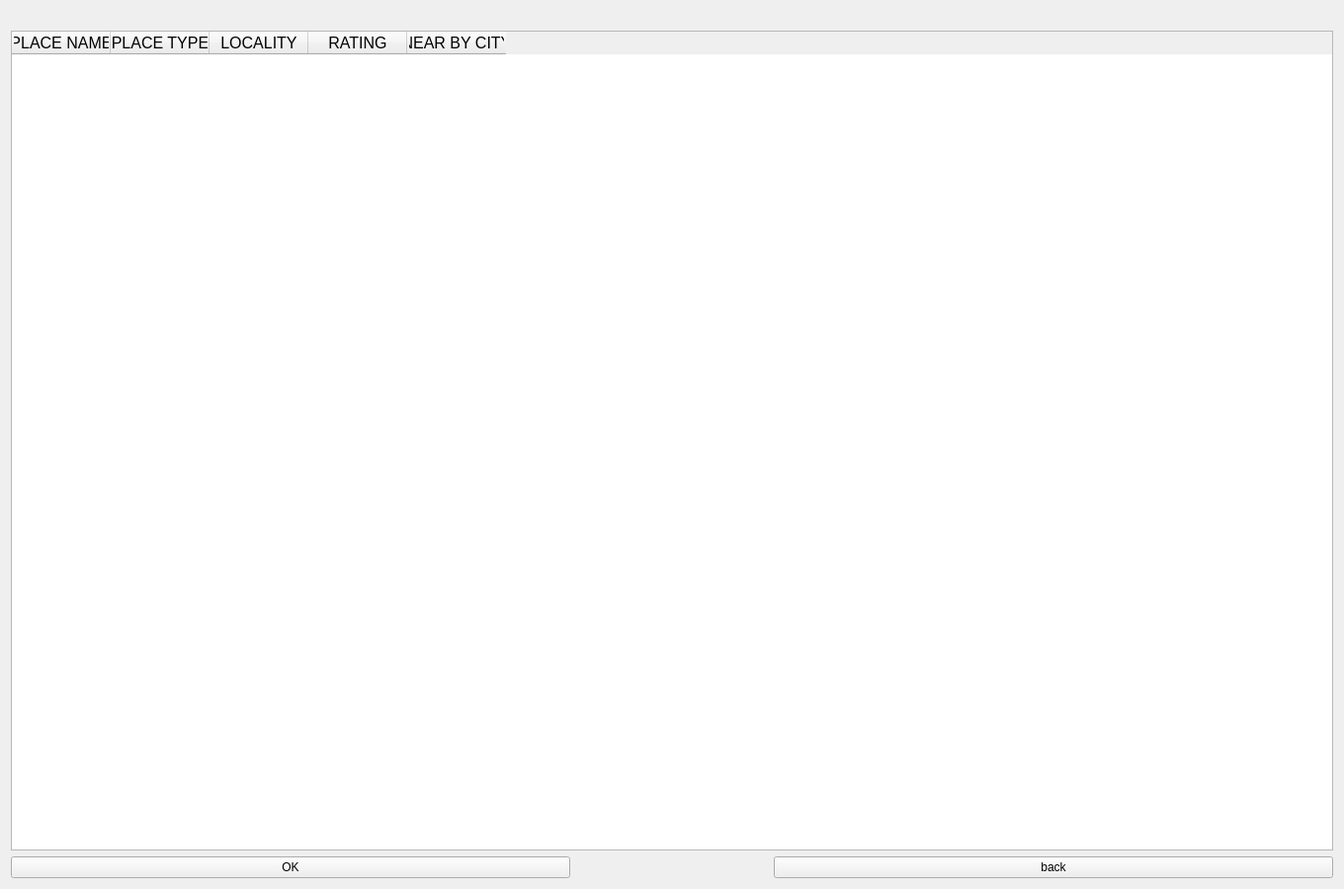
<?xml version="1.0" encoding="UTF-8"?>
<ui version="4.0">
 <class>Form</class>
 <widget class="QWidget" name="Form">
  <property name="geometry">
   <rect>
    <x>0</x>
    <y>0</y>
    <width>1360</width>
    <height>900</height>
   </rect>
  </property>
  <property name="sizePolicy">
   <sizepolicy hsizetype="Preferred" vsizetype="Preferred">
    <horstretch>0</horstretch>
    <verstretch>0</verstretch>
   </sizepolicy>
  </property>
  <property name="contextMenuPolicy">
   <enum>Qt::DefaultContextMenu</enum>
  </property>
  <property name="windowTitle">
   <string>Places</string>
  </property>
  <layout class="QVBoxLayout" name="verticalLayout">
   <item>
    <widget class="QLabel" name="label">
     <property name="sizePolicy">
      <sizepolicy hsizetype="Preferred" vsizetype="Preferred">
       <horstretch>0</horstretch>
       <verstretch>0</verstretch>
      </sizepolicy>
     </property>
     <property name="text">
      <string/>
     </property>
     <property name="pixmap">
      <pixmap>../ImageFile/sunrise.gif</pixmap>
     </property>
     <property name="scaledContents">
      <bool>true</bool>
     </property>
    </widget>
   </item>
   <item>
    <widget class="QTableWidget" name="tableWidget">
     <property name="font">
      <font>
       <family>Nirmala UI</family>
       <pointsize>12</pointsize>
       <weight>50</weight>
       <italic>false</italic>
       <bold>false</bold>
      </font>
     </property>
     <property name="autoFillBackground">
      <bool>false</bool>
     </property>
     <property name="frameShape">
      <enum>QFrame::StyledPanel</enum>
     </property>
     <property name="lineWidth">
      <number>1</number>
     </property>
     <property name="midLineWidth">
      <number>0</number>
     </property>
     <property name="sizeAdjustPolicy">
      <enum>QAbstractScrollArea::AdjustToContents</enum>
     </property>
     <property name="showGrid">
      <bool>true</bool>
     </property>
     <property name="gridStyle">
      <enum>Qt::DashLine</enum>
     </property>
     <property name="sortingEnabled">
      <bool>false</bool>
     </property>
     <attribute name="horizontalHeaderCascadingSectionResizes">
      <bool>true</bool>
     </attribute>
     <column>
      <property name="text">
       <string>PLACE NAME</string>
      </property>
     </column>
     <column>
      <property name="text">
       <string>PLACE TYPE</string>
      </property>
     </column>
     <column>
      <property name="text">
       <string>LOCALITY</string>
      </property>
     </column>
     <column>
      <property name="text">
       <string>RATING</string>
      </property>
     </column>
     <column>
      <property name="text">
       <string>NEAR BY CITY</string>
      </property>
     </column>
    </widget>
   </item>
   <item>
    <layout class="QHBoxLayout" name="horizontalLayout">
     <item>
      <widget class="QPushButton" name="okbtn">
       <property name="maximumSize">
        <size>
         <width>1500000</width>
         <height>16777215</height>
        </size>
       </property>
       <property name="text">
        <string>OK</string>
       </property>
      </widget>
     </item>
     <item>
      <spacer name="horizontalSpacer">
       <property name="orientation">
        <enum>Qt::Horizontal</enum>
       </property>
       <property name="sizeType">
        <enum>QSizePolicy::Maximum</enum>
       </property>
       <property name="sizeHint" stdset="0">
        <size>
         <width>200</width>
         <height>20</height>
        </size>
       </property>
      </spacer>
     </item>
     <item>
      <widget class="QPushButton" name="cancelbtn">
       <property name="text">
        <string>back</string>
       </property>
      </widget>
     </item>
    </layout>
   </item>
  </layout>
 </widget>
 <resources/>
 <connections/>
</ui>
